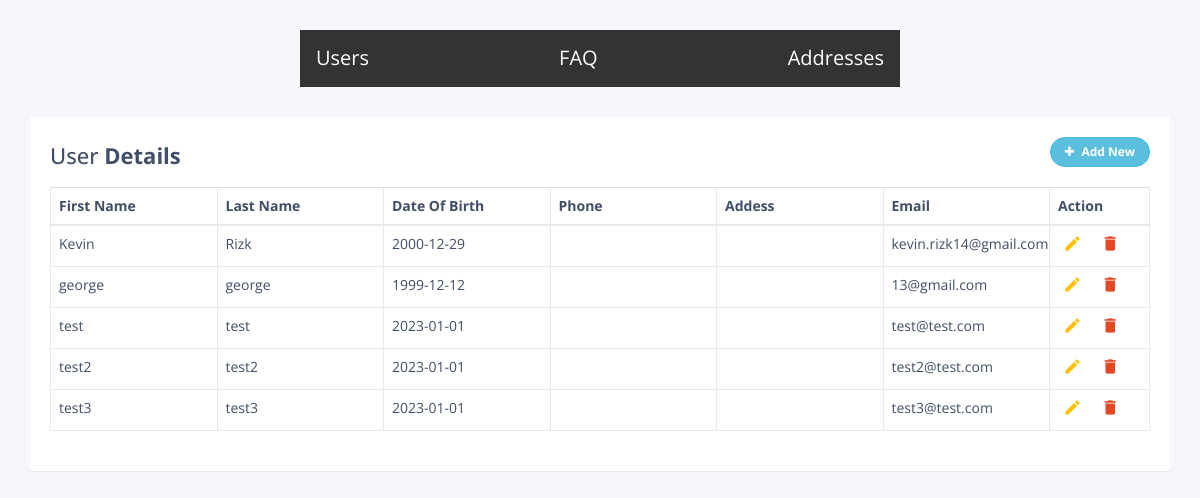
The app's page /dashboard-admin.php with its own data.
### tables this page shows
CREATE TABLE `users` (
  `id` int(11) NOT NULL,
  `firstName` varchar(100) NOT NULL,
  `lastName` varchar(100) NOT NULL,
  `dateOfBirth` date NOT NULL,
  `phone` varchar(32) DEFAULT NULL,
  `address` varchar(100) DEFAULT NULL,
  `email` varchar(100) NOT NULL,
  `admin` tinyint(1) NOT NULL DEFAULT 0,
  `password` varchar(100) NOT NULL,
  `idglasses` varchar(11) DEFAULT NULL,
  `Facebook` varchar(100) DEFAULT NULL,
  `Instagram` varchar(100) DEFAULT NULL,
  `Twitter` varchar(100) DEFAULT NULL
);

### dashboard-admin.php (the view, shortened to what this page needs)
<?php
$conn = OpenCon();
$query = "SELECT * FROM users";
$result = mysqli_query($conn, $query);
?>
<!DOCTYPE html>
<html lang="en">
<head>
<link rel="stylesheet" href="assets/style.css">
<link rel="stylesheet" href="https://maxcdn.bootstrapcdn.com/font-awesome/4.7.0/css/font-awesome.min.css">
<link rel="stylesheet" href="https://maxcdn.bootstrapcdn.com/bootstrap/3.3.7/css/bootstrap.min.css">
</head>
<body>
<nav class='admin-nav'>
  <ul>
    <li><a href="#">Users</a></li>
    <li><a href="#">FAQ</a></li>
    <li><a href="#">Addresses</a></li>
  </ul>
</nav>
    <div class="container">
        <div class="table-wrapper">
            <div class="table-title">
                <div class="row">
                    <div class="col-sm-8"><h2>User <b>Details</b></h2></div>
                    <div class="col-sm-4">
                        <a href='controller/add.php'><button type="button" class="btn btn-info add-new"><i class="fa fa-plus"></i> Add New</button></a>
                    </div>
                </div>
            </div>
            <table class="table table-bordered">
                <thead>
                    <tr>
                        <th>First Name</th>
                        <th>Last Name </th>
                        <th>Date Of Birth</th>
                        <th>Phone</th>
                        <th>Addess</th>
                        <th>Email</th>
                        <th>Action</th>
                    </tr>
                </thead>
                <tbody>
                    <?php
                    while($allusers = mysqli_fetch_assoc($result)){ ?>
                    <tr>
                        <td><?php echo $allusers['firstName'] ?></td>
                        <td><?php echo $allusers['lastName'] ?></td>
                        <td><?php echo $allusers['dateOfBirth'] ?></td>
                        <td><?php echo $allusers['phone'] ?></td>
                        <td><?php echo $allusers['address'] ?></td>
                        <td><?php echo $allusers['email'] ?></td>
                        <td>
                            <a href='controller/edit.php?id=<?php echo $allusers['id'];?>' class="edit" title="Edit" data-toggle="tooltip"><i class="material-icons">&#xE254;</i></a>
                            <a href='controller/delete.php?id=<?php echo $allusers['id'];?>' class="delete" title="Delete" data-toggle="tooltip"><i class="material-icons">&#xE872;</i></a>
                        </td>
                    </tr>
                    <?php } ?>
                </tbody>
            </table>
    </div>
        </div>
</body>
</html>

### assets/style.css (style rules this page uses)
html { scroll-behavior: smooth; }
body { margin: 0; padding: 0; box-sizing: border-box; font-family: 'Trebuchet MS', 'Lucida Sans Unicode', 'Lucida Grande', 'Lucida Sans', Arial, sans-serif; min-height: 100vh; position: relative; }
li a { display: block; text-decoration: none; color: grey; align-content: center; font-size: 20px; }
.btn-info { padding-top: 20px; }
.admin-nav { background-color: #333; overflow: hidden; max-width: 50%; margin: 30px auto 0 auto; }
.admin-nav ul { list-style-type: none; margin: 0; padding: 0; overflow: hidden; display: flex; align-items: center; justify-content: space-between; }
.admin-nav li { float: left; }
.admin-nav a { display: block; color: white; text-align: center; padding: 14px 16px; text-decoration: none; }

### dashboard-admin.php (style rules this page uses)
body { color: #404E67; background: #F5F7FA; font-family: 'Open Sans', sans-serif; }
.table-wrapper { width: 100%; margin: 30px 0 0 0; background: #fff; padding: 20px; box-shadow: 0 1px 1px rgba(0,0,0,.05); }
.table-title { padding-bottom: 10px; margin: 0 0 10px; }
.table-title h2 { margin: 6px 0 0; font-size: 22px; }
.table-title .add-new { float: right; height: 30px; font-weight: bold; font-size: 12px; text-shadow: none; min-width: 100px; border-radius: 50px; line-height: 13px; }
.table-title .add-new i { margin-right: 4px; }
table.table { table-layout: fixed; }
table.table tr th, table.table tr td { border-color: #e9e9e9; width: fit-content; }
table.table th:last-child { width: 100px; }
table.table td a { cursor: pointer; display: inline-block; margin: 0 5px; min-width: 24px; }
table.table td a.edit { color: #FFC107; }
table.table td a.delete { color: #E34724; }
table.table td i { font-size: 19px; }

### records on screen
users: firstName "Kevin", lastName "Rizk", dateOfBirth "2000-12-29", email "kevin.rizk14@gmail.com"
users: firstName "george", lastName "george", dateOfBirth "1999-12-12", email "13@gmail.com"
users: firstName "test", lastName "test", dateOfBirth "2023-01-01", email "test@test.com"
users: firstName "test2", lastName "test2", dateOfBirth "2023-01-01", email "test2@test.com"
users: firstName "test3", lastName "test3", dateOfBirth "2023-01-01", email "test3@test.com"
